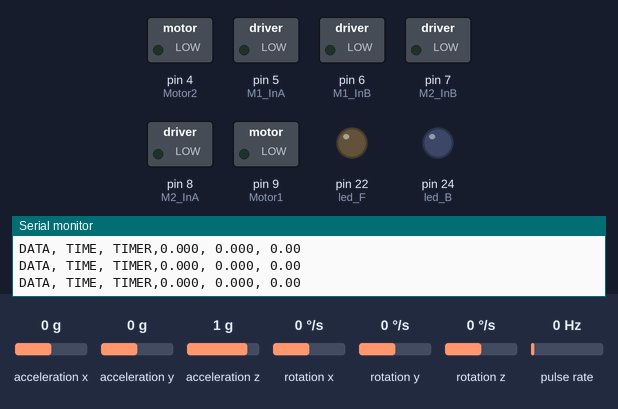
Simulated run of this sketch. Board: Arduino Mega 2560, built for the host (arithmetic inside an expression is 32-bit, double 64-bit). On the bench: switched loads named in the sketch (green lamp = pin HIGH), output pins drawn as LEDs (lit = HIGH), the last lines printed to the serial monitor. Wiring (inferred from the names in the program): pulse sensor: data pin 3; MPU-6050 motion sensor at I2C address 0x68. Dashed ring = blinking. Inputs (shaded band) come from the test bench; at power-on: acceleration x 0 g, rotation y 0 °/s, acceleration z 1 g, acceleration y 0 g, rotation x 0 °/s, rotation z 0 °/s, pulse rate 0 Hz.

Above: at 1.2 s.
1.3 s: acceleration x set to -1.4 g
At 1.77 s:
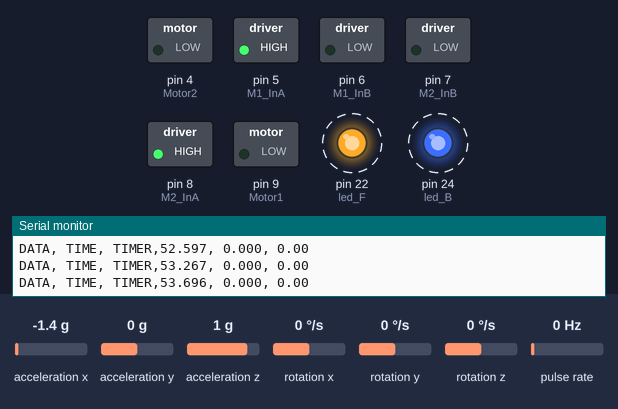
4.3 s: rotation y set to -100 °/s
At 5.3 s:
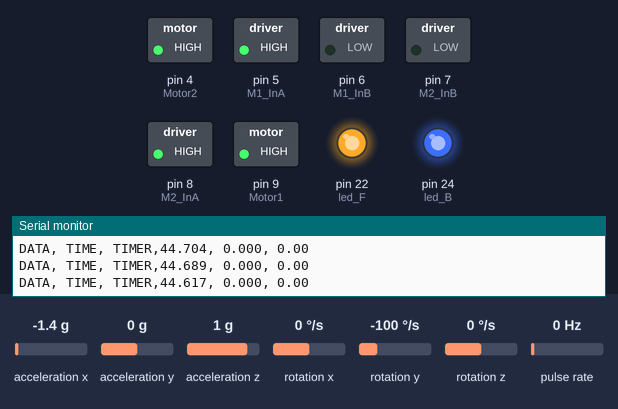
6.1 s: acceleration x set to 0 g
At 7.6 s:
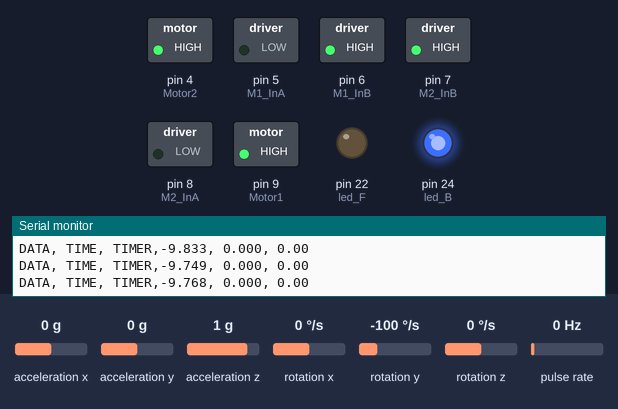
7.9 s: acceleration z set to 0 g
At 8.4 s:
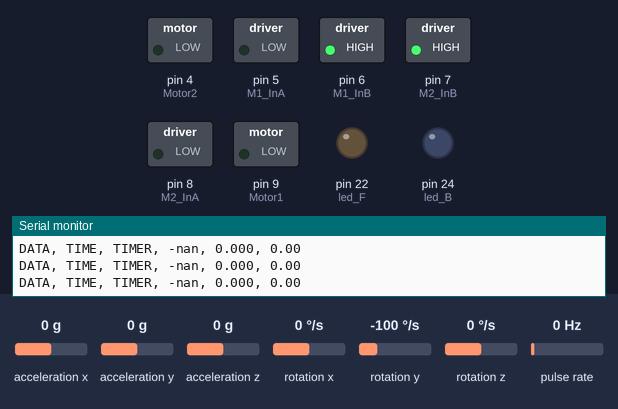
Timing chart, 0 to 10.4 s (numbered marks = the images above; inputs shaded):
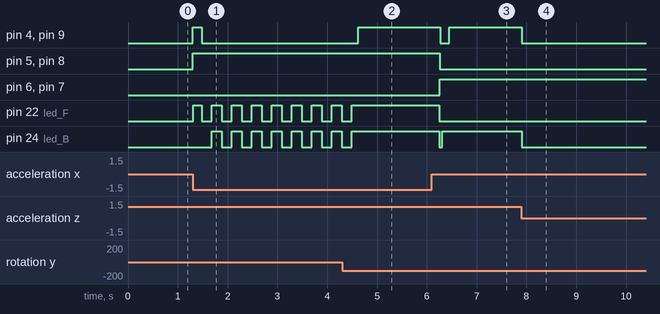

The sketch:

PID_robot_balancin.ino
```cpp
//////////////////////////////////////////////////////
///INICIALIZACION DE LIBRERIAS Y VARIABLES GLOBALES///
//////////////////////////////////////////////////////


//Libreria para establecer comunicacion con el MPU
#include<Wire.h>

//Libreria para la comunicacion por Bluetooth
#include <SoftwareSerial.h>

//pines de comunicacion Bluetooth
#define RXpin 11
#define TXpin 10

//Tamaño array recepcion float de bluetooth
#define SIZE_ARRAY 9

//Variables Globales para la comunicacion bluetooth
SoftwareSerial bluetoothSerial(RXpin, TXpin);//Abre el puerto serie de comunicacion
byte contador_auxiliar = 0;//variable contador para la recepcion de datos
char auxiliar[SIZE_ARRAY] = {0x00};//Array de recepcion de datos

//definimos el angulo de histeresis para el robot
#define Ang_Histeresis 0.5

//Direccion I2C de la IMU
#define MPU 0x68

//Definimos los pines de los leds
#define led_F 22
#define led_B 24
unsigned long t_actual=0;
volatile unsigned long t_anterior=0;
bool estado_led = 0;

//Variables para el MPU
//Ratios de conversion
#define A_R 16384.0 // 32768/2
#define G_R 131.0 // 32768/250
//Conversion de radianes a grados 180/PI
#define RAD_A_DEG = 57.295779
//MPU-6050 da los valores en enteros de 16 bits
//Valores RAW
int16_t AcX, AcY, AcZ, GyX, GyY, GyZ;
//Angulos
float Acc[2];
float Gy[3];
float Ang_x;
String valores;
long tiempo_prev;
float dt;

//Pines de control PWM de los motores
#define Motor1 9
#define Motor2 4

//Pines de control de giro del motor1
#define M1_InA 5
#define M1_InB 6

//Pines de control de giro del motor2
#define M2_InA 8
#define M2_InB 7

//Pin del encoder motor1
#define M1_encoder 2

//Pin del encoder motor2
#define M2_encoder 3

//Variable de tiempo de muestreo del PID
#define Tmuestreo_posicion 2
#define Tmuestreo_velocidad 5

//variables para el control remoto del robot
float velocidadDeseada = 0;
int giro = 0;//variable que puede tener tres valores diferentes '-1' = giro izquierda, '1'= giro derecha, '0' sin giro

//variables globales para el encoder
int rpm = 0;
volatile byte pulses = 0;
unsigned long timeold = 0;
unsigned int pulsesperturn = 20;
int velocidad = 0;
static volatile unsigned long debounce = 0;

//Variables Globales para PID_posicion
float U_control_posicion = 0;
float erroranterior_posicion = 0;
float angulo_x_anterior = 0;
float lastTime_posicion = 0;//Tiempo en que se realizo la actualizacion anterior del PID
float Kp_posicion = 30;
float Ki_posicion = 300;
float Kd_posicion = 0.5;
int muestra = 45;

//variables globales PID_velocidad
float U_control_velocidad = 0;
float lastTime_velocidad = 0;//Tiempo en que se realizo la actualizacion anterior del PID
float Kp_velocidad = 0.5;
float Ki_velocidad = 0.8;

//varibles para matlab
int b = 0;
char Se_Envia[10];
char Se_Envia1[10];

///////////////////////////////////////////////////////////////////////////////
////////////////////////////////////SETUP//////////////////////////////////////
///////////////////////////////////////////////////////////////////////////////

void setup() {
  setupAcelerometro();
  setupMotor();
  setupBluetooth();
  setupLED();
  Serial.begin(9600);
  Serial.println("CLEARDATA");//limpia datos previos
  Serial.println("LABEL,hora, tiempo, Angulo, Velocidad");
  Serial.println("RESTTIMER");
}

// Funcion para iniciar el acelerometro
void setupAcelerometro(){
  Wire.begin();
  Wire.beginTransmission(MPU);
  Wire.write(0x6B);
  Wire.write(0);
  Wire.endTransmission(true);
}

// funcion para iniciar los pines de los leds
void setupLED(){
  pinMode(led_F,OUTPUT);
  pinMode(led_B,OUTPUT);
}

//Inicializamos el control de los motores
void setupMotor(){
  //declaramos los pines de control PWM de los motores como salida
  pinMode(Motor1, OUTPUT);
  pinMode(Motor2, OUTPUT);
  //Declaramos los pines de control de direccion de los motores como salida
  pinMode(M1_InA, OUTPUT);
  pinMode(M1_InB, OUTPUT);
  pinMode(M2_InA, OUTPUT);
  pinMode(M2_InB, OUTPUT);

  // Declaramos el pin de interrupcion y su funcion
  pinMode(M2_encoder, INPUT);
  attachInterrupt(digitalPinToInterrupt(M2_encoder), counter, RISING); //interrupcion flanco de subida
}

//Inicializamos la comunicacion bluetooth
void setupBluetooth(){
  //declaracion pines HC-05
  pinMode(RXpin, INPUT);
  pinMode(TXpin, OUTPUT);

  //inicio comunicacion bluetooth
  bluetoothSerial = SoftwareSerial(RXpin, TXpin);
  bluetoothSerial.begin(9600);
}
/////////////////////////////////////////////////////////////////////////////////
////////////////////////////////////LOOP/////////////////////////////////////////
/////////////////////////////////////////////////////////////////////////////////

void loop() {
  leerInformacionAcelerometro();
  if (millis() - timeold >= muestra)
    {
        rpm = (60 * 1000 / pulsesperturn )/ (millis() - timeold)* pulses;
        velocidad = rpm*0.008692;
        timeold = millis();
        pulses = 0;
        //comprueba la direccion a la cual esta yendo el carro
        if(Ang_x < -Ang_Histeresis)
        {
         velocidad =-velocidad;
        }
        //Serial.print(millis()/1000); Serial.print("       ");
        //Serial.print(valores);Serial.print("       ");
        //Serial.print(rpm,DEC); Serial.println("   ");
        dtostrf(Ang_x, 5 , 3 , Se_Envia); // se convierte a carácter
        dtostrf(velocidad, 5 , 3 , Se_Envia1);
        Serial.print("DATA, TIME, TIMER,");
        Serial.print(Se_Envia);Serial.print(", ");
        Serial.print(Se_Envia1);Serial.print(", "); Serial.println(U_control_velocidad);

    }
    leerInformacionBluetooth();

    //Calculo de la U_control_velocidad mediante la velocidad de referencia
    float error_velocidad = velocidadDeseada - velocidad;//calcula el error de la velocidad
    //depende de la velocidad a la se quiere que se desplace el robot y la velocidad actual que lleva.
    PID_velocidad(error_velocidad);

    //Calculo de la U_control_posicion mediante el control PID
    float error_posicion = U_control_velocidad - Ang_x;
    PID_posicion(error_posicion);

  //Si el robot esta de pie, y no tiene que girar ajustamos el control
    if(((Ang_x > (U_control_velocidad + Ang_Histeresis)) && (Ang_x < 45))||((Ang_x < (U_control_velocidad - Ang_Histeresis)) && (Ang_x > -45)))
    {
      controlMotores(-U_control_posicion,giro);
    }
    //Si se ha caido, paramos los motores
    else
    {
      U_control_posicion = 0;
      controlMotores(U_control_posicion,giro);
    }
    ledcito(Ang_x);

}

///////////////////////////////////////////////////////////////////////////////
////////////////////ENCENDER Y APAGAR LEDS/////////////////////////////////////
///////////////////////////////////////////////////////////////////////////////
void ledcito(float A){
  if(A>3 && A<45){
    digitalWrite(led_F,HIGH);
  }
  else if(A<-3 && A>-45 ){
    digitalWrite(led_B,HIGH);
  }
  else if(A>45 || A<-45){

    t_actual = millis();
    if((t_actual - t_anterior)>200){
      digitalWrite(led_F,estado_led);
      digitalWrite(led_B,estado_led);
      estado_led = !estado_led;
      t_anterior = t_actual;
    }

  }
  else{
    digitalWrite(led_F,LOW);
    digitalWrite(led_B,LOW);
  }
}

///////////////////////////////////////////////////////////////////////////////
/////////////////////OBTENER INFORMACION DEL BLUETOOTH/////////////////////////
///////////////////////////////////////////////////////////////////////////////

//Lectura de la informacion recibida por bluetooth
void leerInformacionBluetooth(){
  byte state = 0; //Estado de la comunicacion
  if(bluetoothSerial.available())
  {
    state = bluetoothSerial.read();
    //Serial.println(state, HEX);
    if(((((state >= 0x30) && (state <= 0x39))||(state == 0x2E)))||((contador_auxiliar == 0) && (state == 0x2D)))
    {
      auxiliar[contador_auxiliar] = state;
      contador_auxiliar++;
      // Numero demasiado largo
      if(contador_auxiliar > SIZE_ARRAY)
      {
        bluetoothSerial.println("Numero enviado demasiado largo");
        contador_auxiliar = 0;
        memset (auxiliar, 0x00, sizeof(auxiliar));
      }
    }
    //AL recibir un LF (suponemos con LF unicamente como fin de linea)
    else if (state == 0x0D)
    {
      Ki_posicion = atof(auxiliar);
      bluetoothSerial.print("Ki_posicion = ");
      bluetoothSerial.println(Ki_posicion, 6);

      contador_auxiliar = 0;
      //Poner todos los elementos del array a cero
       memset (auxiliar, 0x00, sizeof(auxiliar));
    }
    //Al recibir una "a"(0x61) significa que el robot se debe mover hacia adelante
    else if (state == 0x61)
    {
      velocidadDeseada = 5;
      giro = 0;
    }
    //Al recibir una "b"(0x62) significa que el robot se debe mover hacia atrás
    else if (state == 0x62)
    {
      velocidadDeseada = -5;
      giro = 0;
    }
    //Al recibir una "c"(0x63) significa que el robot debe girar a la izquierda
    else if (state == 0x63)
    {
      velocidadDeseada = 3;
      giro = -1;
    }
    //Al recibir una "d"(0x64) significa que el robot debe girar a la derecha
    else if (state == 0x64)
    {
      velocidadDeseada = 3;
      giro = 1;
    }
    //Al recibir una "e"(0x65) significa que el robot se debe parar en el sitio
    else if (state == 0x65)
    {
      velocidadDeseada = 0;
      giro = 0;
    }
    // Condición de error. Olvidar el valor y reiniciar. Esto no es muy correcto, pero peor es nada
    else
    {
      bluetoothSerial.println("Error en la recepción");
      contador_auxiliar = 0;
      memset (auxiliar, 0x00, sizeof(auxiliar));
    }
  }
}

///////////////////////////////////////////////////////////////////////////////
///////////////////////////OBTENCION DE DATOS DEL MPU//////////////////////////
///////////////////////////////////////////////////////////////////////////////
void leerInformacionAcelerometro(){

  //Leer los valores del Acelerometro de la IMU
   Wire.beginTransmission(MPU);
   Wire.write(0x3B); //Pedir el registro 0x3B - corresponde al AcX
   Wire.endTransmission(false);
   Wire.requestFrom(MPU,6,true);   //A partir del 0x3B, se piden 6 registros
   AcX=Wire.read()<<8|Wire.read(); //Cada valor ocupa 2 registros
   AcY=Wire.read()<<8|Wire.read();
   AcZ=Wire.read()<<8|Wire.read();

   //A partir de los valores del acelerometro, se calculan los angulos Y, X
   //respectivamente, con la formula de la tangente.
   Acc[1] = atan(-1*(AcX/A_R)/sqrt(pow((AcY/A_R),2) + pow((AcZ/A_R),2)))*RAD_TO_DEG;
   Acc[0] = atan((AcY/A_R)/sqrt(pow((AcX/A_R),2) + pow((AcZ/A_R),2)))*RAD_TO_DEG;

   //Leer los valores del Giroscopio
   Wire.beginTransmission(MPU);
   Wire.write(0x43);
   Wire.endTransmission(false);
   Wire.requestFrom(MPU,6,true);   //A partir del 0x43, se piden 6 registros
   GyX=Wire.read()<<8|Wire.read(); //Cada valor ocupa 2 registros
   GyY=Wire.read()<<8|Wire.read();
   GyZ=Wire.read()<<8|Wire.read();

   //Calculo del angulo del Giroscopio
   Gy[0] = GyX/G_R;
   Gy[1] = GyY/G_R;
   Gy[2] = GyZ/G_R;

   dt = (millis() - tiempo_prev) / 1000.0;
   tiempo_prev = millis();

   //Aplicar el Filtro Complementario
   Ang_x = 0.98 *(Ang_x+Gy[1]*dt) + 0.02*Acc[1];

   //Mostrar los valores por consola
   valores = "90, " +String(Ang_x) +", -90";

   //delay(10);
}

////////////////////////////////////////////////////////////////////////////////
/////////////////////CALCULO DE LA VELOCIDAD DEL ROBOT//////////////////////////
////////////////////////////////////////////////////////////////////////////////
//Actualiza la velocidad del motor 1

void counter()
{
  if(  digitalRead (M2_encoder) && (micros()-debounce > 500))
  {
        debounce = micros();
        pulses++;
   }

}

////////////////////////////////////////////////////////////////////////////////
///////////////////////////CALCULO DEL PID POSICION/////////////////////////////
////////////////////////////////////////////////////////////////////////////////

void PID_posicion(float error_posicion)
{
  float t_posicion = millis();
  float tchange_posicion = t_posicion - lastTime_posicion;//Calculo del tiempo del PID

  //condicion para que el PID se ejecute en periodos de tiempo constantes
  if(tchange_posicion >= Tmuestreo_posicion)
  {
    //Serial.println(tchange_posicion);
    //Calculo de la parte proporcional
    float PID_prop_posicion = Kp_posicion*error_posicion;

    //Calculo de la parte integral
    float errorSum_posicion = errorSum_posicion + error_posicion*Tmuestreo_posicion/1000;//Calculo del error integral
    float PID_int_posicion = Ki_posicion*errorSum_posicion;
    //Calculo del termino integral
    //Condicion Anti WindUp para el termino integral
    if (PID_int_posicion > 255)
    {
      PID_int_posicion = 255;
    }
    else if (PID_int_posicion < -255)
    {
      PID_int_posicion = -255;
    }
    //Código con la solución del Derivativer Kick implementado
    //Calculo de la parte derivativa
    float inputd_posicion = (Ang_x - angulo_x_anterior)*1000/(Tmuestreo_posicion);//calculo de la derivada de la entrada (input)
    float PID_der_posicion = -Kd_posicion*inputd_posicion;

    //Generacion de la accion de control
    U_control_posicion = PID_prop_posicion + PID_int_posicion + PID_der_posicion;

    //Condicion Anti WinUp en la accion de control
    if(U_control_posicion > 255)
    {
      U_control_posicion = 255;
    }
    else if(U_control_posicion < -255)
    {
      U_control_posicion = -255;
    }
    erroranterior_posicion = error_posicion;
    lastTime_posicion = t_posicion;
    angulo_x_anterior = Ang_x;
  }
}

////////////////////////////////////////////////////////////////////////////////
///////////////////////////CALCULO DEL PID VELOCIDAD////////////////////////////
////////////////////////////////////////////////////////////////////////////////

void PID_velocidad(float error_velocidad)
{
  float t_velocidad = millis();
  float tchange_velocidad = t_velocidad - lastTime_velocidad;
  if(tchange_velocidad >= Tmuestreo_velocidad)
  {
    //Calculo de la parte proporcional
    float PID_prop_velocidad = Kp_velocidad*error_velocidad;

    //Calculo de la parte integral
    float errorSum_velocidad = errorSum_velocidad + error_velocidad*Tmuestreo_velocidad/1000; //Calculo del error integral
    float PID_int_velocidad = Ki_velocidad * errorSum_velocidad;

    U_control_velocidad = PID_prop_velocidad + PID_int_velocidad;
    lastTime_velocidad = t_velocidad;
  }
}

////////////////////////////////////////////////////////////////////////////////
///////////////////////////////CONTROL DE LOS MOTORES///////////////////////////
////////////////////////////////////////////////////////////////////////////////

//Controla los motores en funcion de U_control_posicion
void controlMotores (float velocidadMotor,int giro)
{
  //logica de giro
  int velocidadMotor2=(int)velocidadMotor;
  int velocidadMotor1=(int)velocidadMotor;
  /*
  //giro = 1 indica giro a la izquierda
  if(giro == 1)
  {
    velocidadMotor1 -=50;
    velocidadMotor2 +=50;
    if (velocidadMotor1 > 255)
    {
      velocidadMotor1=255;
    }
    else if (velocidadMotor1 < -255)
    {
      velocidadMotor1=-255;
    }
    else if (velocidadMotor2 > 255)
    {
      velocidadMotor2=255;
    }
    else if (velocidadMotor2 < -255)
    {
      velocidadMotor2=-255;
    }
  }
  //giro = -1 indica giro a la derecha
  else if(giro == -1)
  {
    velocidadMotor1 +=50;
    velocidadMotor2 -=50;
    if (velocidadMotor1 > 255)
    {
      velocidadMotor1=255;
    }
    else if (velocidadMotor1 < -255)
    {
      velocidadMotor1=-255;
    }
    else if (velocidadMotor2 > 255)
    {
      velocidadMotor2=255;
    }
    else if (velocidadMotor2 < -255)
    {
      velocidadMotor2=-255;
    }
  }*/
  //se colocan los motores para que giren en un sentido o en otro,ademas de indicar la velocidad
  // Motores hacia adelante
  if(velocidadMotor > 0 && giro ==0)
  {
    analogWrite(Motor1,velocidadMotor1);
    digitalWrite(M1_InA, HIGH);
    digitalWrite(M1_InB, LOW);
    analogWrite(Motor2,velocidadMotor2);
    digitalWrite(M2_InA, HIGH);
    digitalWrite(M2_InB, LOW);
  }

  //motores hacia atras
  else if(velocidadMotor < 0)
  {
    analogWrite(Motor1,-velocidadMotor1);
    digitalWrite(M1_InA, LOW);
    digitalWrite(M1_InB, HIGH);
    analogWrite(Motor2,-velocidadMotor2);
    digitalWrite(M2_InA, LOW);
    digitalWrite(M2_InB, HIGH);
  }

  //giro = -1 indica giro a la izquierda
  else if(velocidadMotor > 0 && giro == -1)
  {
    analogWrite(Motor1,velocidadMotor1);
    digitalWrite(M1_InA, HIGH);
    digitalWrite(M1_InB, LOW);
    analogWrite(Motor2,velocidadMotor2);
    digitalWrite(M2_InA, LOW);
    digitalWrite(M2_InB, LOW);
  }

  //giro = 1 indica giro a la derecha
  else if(velocidadMotor > 0 && giro == 1)
  {
    analogWrite(Motor1,velocidadMotor1);
    digitalWrite(M1_InA, LOW);
    digitalWrite(M1_InB, LOW);
    analogWrite(Motor2,velocidadMotor2);
    digitalWrite(M2_InA, HIGH);
    digitalWrite(M2_InB, LOW);
  }


  else if(velocidadMotor == 0)
  {
    analogWrite(Motor1,0);
    analogWrite(Motor2,0);
  }

}
```

Measured:
- after the input at 1.3 s, pin 4 (Motor2), pin 9 (Motor1): LOW → HIGH at once, → LOW 0.17 s later; pin 5 (M1_InA), pin 8 (M2_InA): LOW → HIGH at once; pin 22 (led_F): alternates HIGH for 0.20 s and LOW for 0.20 s, starting at once; pin 24 (led_B): alternates HIGH for 0.20 s and LOW for 0.20 s, starting after 0.38 s
- after the input at 4.3 s, pin 4 (Motor2), pin 9 (Motor1): LOW → HIGH after 0.32 s; pin 22 (led_F), pin 24 (led_B): goes on until 4.5 s, then stays HIGH
- after the input at 6.1 s, pin 4 (Motor2), pin 9 (Motor1): HIGH → LOW after 0.17 s, → HIGH 0.18 s later; pin 5 (M1_InA), pin 8 (M2_InA): HIGH → LOW after 0.16 s; pin 6 (M1_InB), pin 7 (M2_InB): LOW → HIGH after 0.16 s; pin 22 (led_F): HIGH → LOW after 0.15 s; pin 24 (led_B): HIGH → LOW after 0.15 s, → HIGH 0.07 s later
- after the input at 7.9 s, pin 4 (Motor2), pin 9 (Motor1), pin 24 (led_B): HIGH → LOW at once
